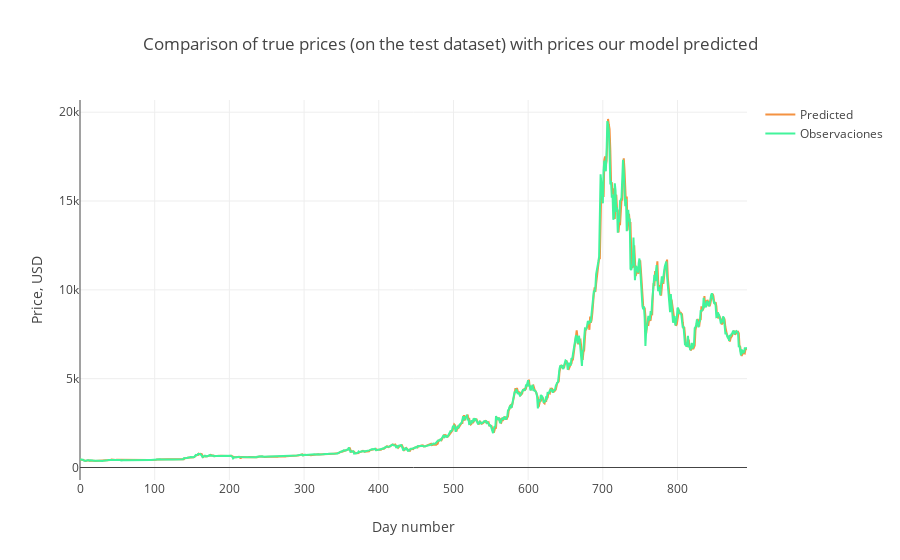

Notebook cell for this chart:
### Code cell
# Visualización de 
trace1 = go.Scatter(
    x = np.arange(0, len(predicted), 1),
    y = predicted,
    mode = 'lines',
    name = 'Predicted',
    line = dict(color=('rgb(244, 146, 65)'), width=2)
)
trace2 = go.Scatter(
    x = np.arange(0, len(predicted), 1),
    y = observated,
    mode = 'lines',
    name = 'Observaciones',
    line = dict(color=('rgb(66, 244, 155)'), width=2)
)

data = [trace1, trace2]
layout = dict(title = 'Comparison of true prices (on the test dataset) with prices our model predicted',
             xaxis = dict(title = 'Day number'), yaxis = dict(title = 'Price, USD'))
fig = dict(data=data, layout=layout)
py.iplot(fig, filename='results_demonstrating0')

### Figure 1 — Plotly figure (JSON) as saved in the notebook; plotly's stock layout.template omitted (floating-point values rounded to 4 significant figures; data arrays with more than 128 entries replaced by an {"elided": "..."} marker saying what was removed)
{"data": [{"line": {"color": "rgb(244, 146, 65)", "width": 2}, "mode": "lines", "name": "Predicted", "type": "scatter", "x": {"elided": "894 int values"}, "y": {"elided": "894 float values"}}, {"line": {"color": "rgb(66, 244, 155)", "width": 2}, "mode": "lines", "name": "Observaciones", "type": "scatter", "x": {"elided": "894 int values"}, "y": {"elided": "894 float values"}}], "layout": {"title": "Comparison of true prices (on the test dataset) with prices our model predicted", "xaxis": {"title": "Day number"}, "yaxis": {"title": "Price, USD"}}}
